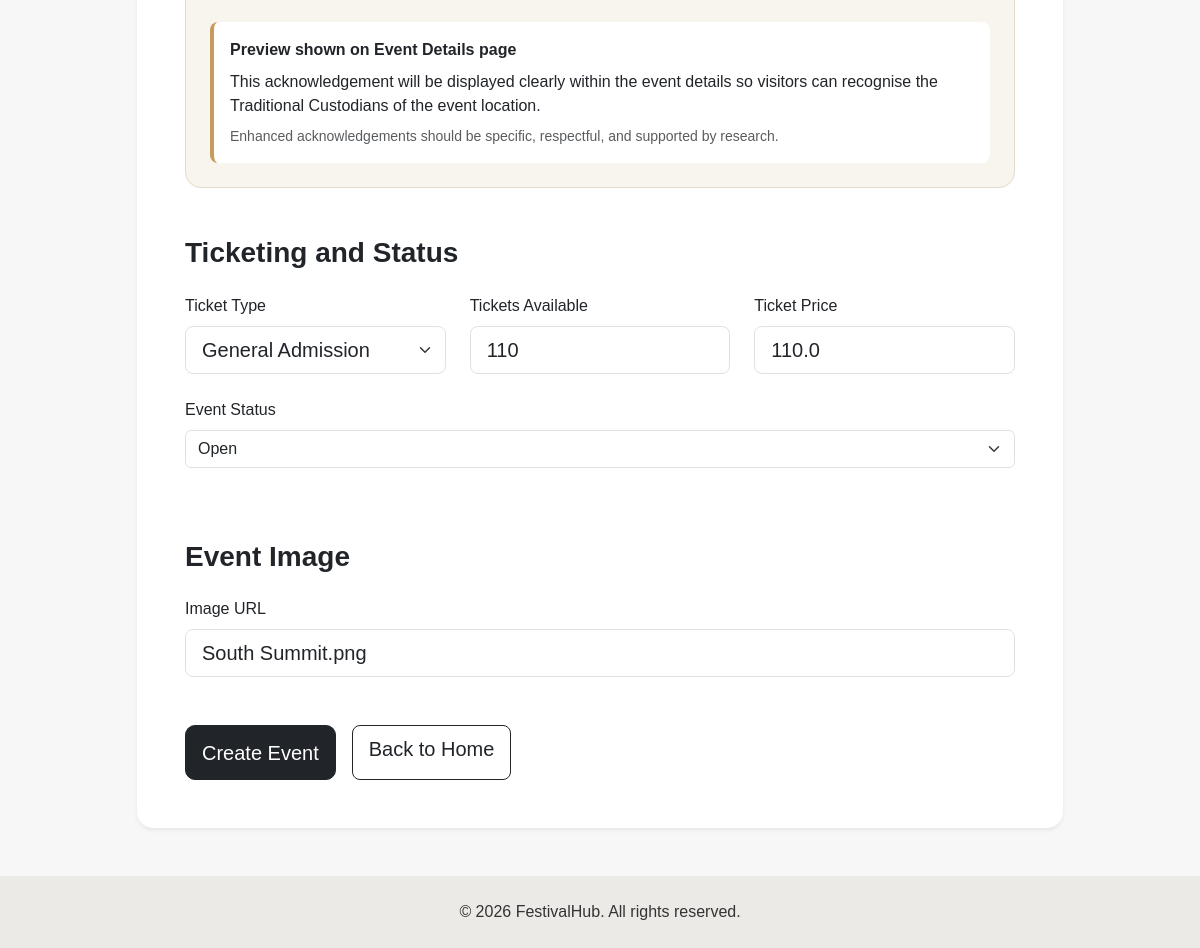
Before: /update/5 (signed in, lower part) with the older database file.
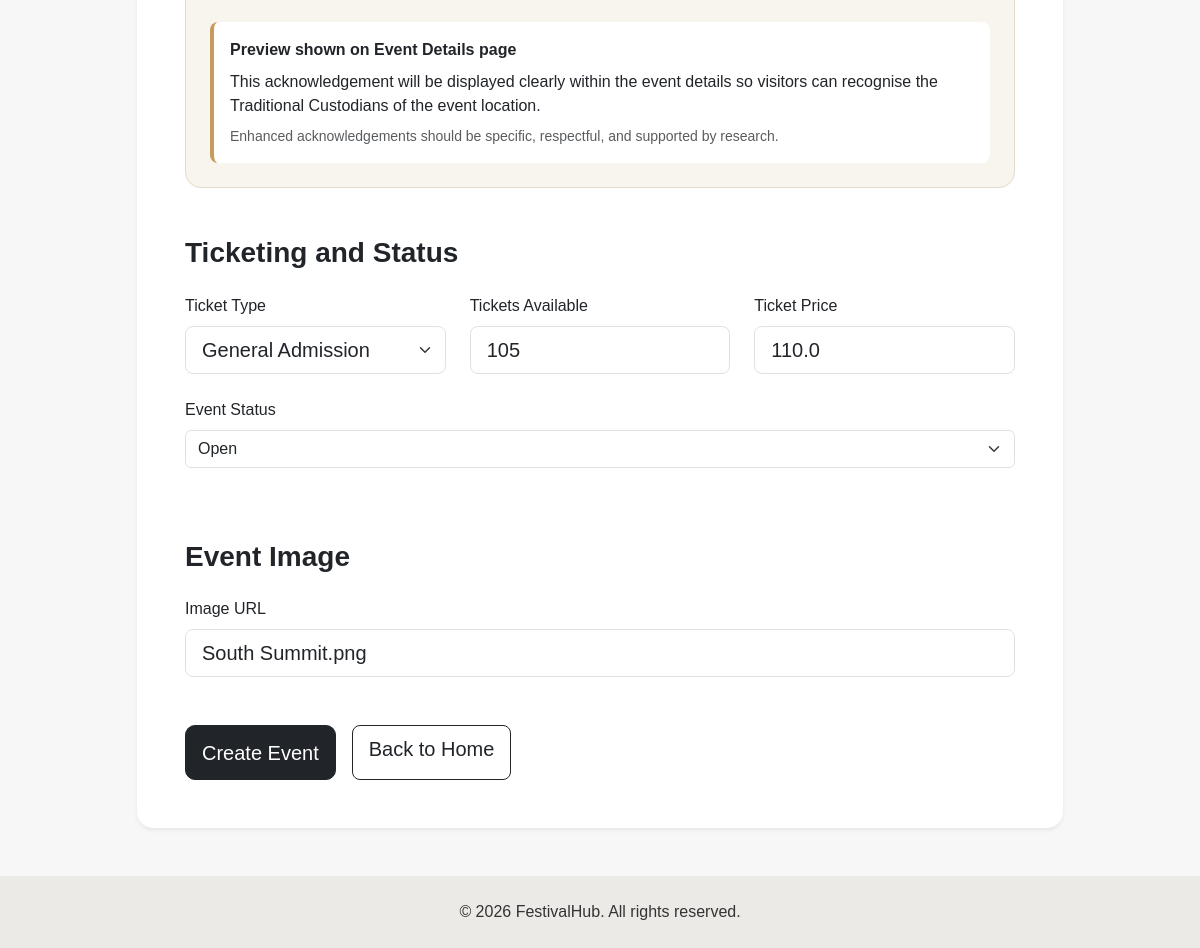
After: the same page with the newer database file.
### festivalhub/models.py (models this page shows, shortened)
class Event(db.Model):
    __tablename__ = 'events'
    id = db.Column(db.Integer, primary_key=True)
    creator_id = db.Column(
        db.Integer,
        db.ForeignKey('users.id'),
        nullable=True
    )
    name = db.Column(db.String(150), nullable=False)
    category = db.Column(db.String(80), nullable=False)
    date = db.Column(db.String(80), nullable=False)
    start_time = db.Column(db.String(50))
    end_time = db.Column(db.String(50))
    description = db.Column(db.Text, nullable=False)
    venue = db.Column(db.String(150), nullable=False)
    location = db.Column(db.String(150), nullable=False)
    artist_lineup = db.Column(db.Text)
    ticket_type = db.Column(db.String(80), default='General Admission')
    tickets_available = db.Column(db.Integer, default=0)
    price = db.Column(db.Float, default=0.0)
    status = db.Column(db.String(30), default='Open')
    image = db.Column(db.String(255))
    acknowledgement_type = db.Column(
        db.String(80),
        default='No Acknowledgement of Country'
    )
    traditional_custodians = db.Column(db.String(150))
    acknowledgement_statement = db.Column(db.Text)
    bookings = db.relationship(
        'Booking',
        backref='event',
        lazy=True,
        cascade='all, delete-orphan'
    )
    comments = db.relationship(
        'Comment',
        backref='event',
        lazy=True,
        cascade='all, delete-orphan'
    )

### festivalhub/views.py (the view)
@mainbp.route('/update/<int:event_id>', methods=['GET', 'POST'])
def update_event(event_id):
    event = Event.query.get_or_404(event_id)
    if not user_can_manage_event(event):
        return redirect(url_for('main.details', event_id=event.id))
    form = EventForm()
    if request.method == 'POST':
        fill_event_from_form(event, form)
        db.session.commit()
        return redirect(url_for('main.details', event_id=event.id))
    populate_event_form(form, event)
    return render_template(
        'create-update-event.html',
        form=form,
        event=event,
        page_title='Update Event',
        submit_label='Update Event',
        is_update=True
    )

### festivalhub/models.py (called while the page is built)
@login_manager.user_loader
def load_user(user_id):
    return User.query.get(int(user_id))

### festivalhub/views.py (called while the page is built)
def user_can_manage_event(event):
    if not current_user.is_authenticated:
        return False
    if event.creator_id is None:
        return True
    return event.creator_id == current_user.id

### festivalhub/templates/create-update-event.html (shortened to what the changed rows need)
<!DOCTYPE html>
<html lang="en">
<head>
    <link href="https://cdn.jsdelivr.net/npm/bootstrap@5.3.3/dist/css/bootstrap.min.css" rel="stylesheet">
    <link rel="stylesheet" href="https://cdn.jsdelivr.net/npm/bootstrap-icons@1.11.3/font/bootstrap-icons.min.css">
    <link rel="stylesheet" href="{{ url_for('static', filename='style/style.css') }}">
</head>
<body>
    <section class="container py-5">
        <div class="row justify-content-center">
            <div class="col-xl-10">
                <div class="card border-0 shadow-sm rounded-4">
                    <div class="card-body p-4 p-md-5">
                        <form method="POST">
                            <section class="mb-5">
                                <div class="row g-4">
                                    <div class="col-md-4">
                                        <label class="form-label">Ticket Type</label>
                                        {{ form.ticket_type(class="form-select form-select-lg") }}
                                    </div>
                                    <div class="col-md-4">
                                        <label class="form-label">Tickets Available</label>
                                        {{ form.tickets_available(class="form-control form-control-lg") }}
                                    </div>
                                    <div class="col-md-4">
                                        <label class="form-label">Ticket Price</label>
                                        {{ form.price(class="form-control form-control-lg") }}
                                    </div>
                                </div>
                            </section>
                            <section class="mb-5">
                                <div class="row g-4">
                                    <div class="col-md-12">
                                        <label class="form-label">Image URL</label>
                                        {{ form.image(class="form-control form-control-lg") }}
                                    </div>
                                </div>
                            </section>
                        </form>
                    </div>
                </div>
            </div>
        </div>
    </section>
</body>
</html>

Changed rows visible on the page:
changed Event "General Admission": tickets_available "110" → "105"
